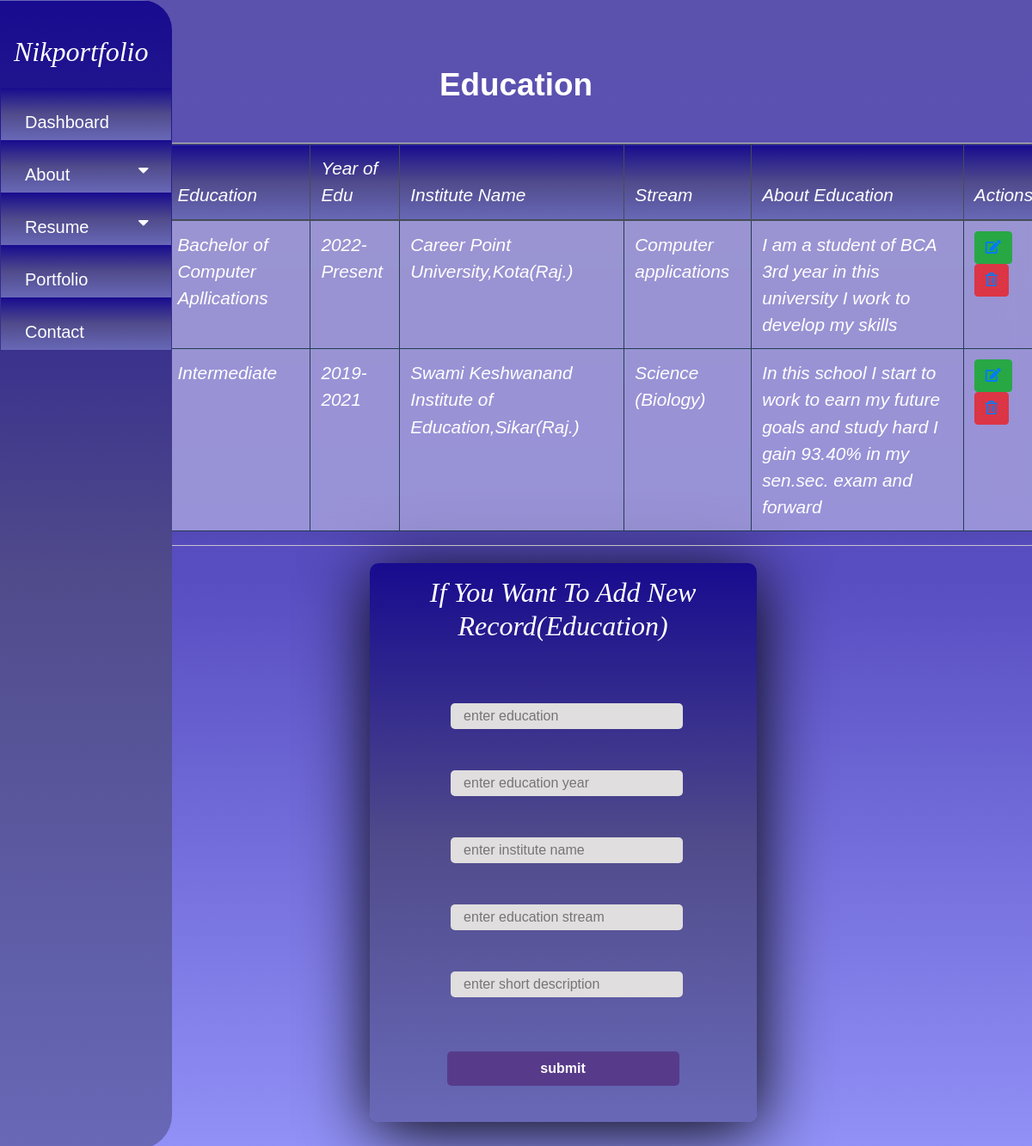
/admin/resume.php, run on the app's committed database.
### tables this page shows
CREATE TABLE `education` (
  `dname` varchar(155) NOT NULL,
  `year` varchar(13) NOT NULL,
  `instname` varchar(150) NOT NULL,
  `stream` varchar(25) NOT NULL,
  `shortds` varchar(115) NOT NULL
);

### admin/resume.php (the view, shortened to what this page needs)
<?php
include('config.php');
?>
<!DOCTYPE html>
<html>
<head>
  <link rel="stylesheet" href="https://stackpath.bootstrapcdn.com/bootstrap/4.5.2/css/bootstrap.min.css">
  <link rel="stylesheet" href="https://cdnjs.cloudflare.com/ajax/libs/font-awesome/5.15.4/css/all.min.css">
  <h1 style="text-align: center;">Education </h1>
</head>
<body>
  <div class="container">
    <div class="row">
      <div class="col-12">
        <div class="table-container">
          <table class="table table-bordered">
            <thead class="thead-dark">
              <tr>
                <th scope="col">SR.N.</th>
                <th scope="col">Education </th>
                <th scope="col">Year of Edu</th>
                <th scope="col">Institute Name</th>
                <th scope="col">Stream</th>
                <th scope="col">About Education</th>
                <th scope="col">Actions</th>
              </tr>
            </thead>
            <tbody>
              <?php
                $str = "SELECT * FROM education";
                $res = mysqli_query($conn, $str);
                $counter = 1;
                while ($r = mysqli_fetch_array($res)) {
                  $dname = $r['dname'];
                  $year = $r['year'];
                  $instname = $r['instname'];
                  $stream = $r['stream'];
                  $shortds = $r['shortds'];
?>
                  <tr>
                  <th scope='row'> <?php echo $counter ?> </th>
                  <td> <?php echo $dname ?> </td>
                  <td> <?php echo $year ?> </td>
                  <td> <?php echo $instname ?> </td>
                  <td> <?php echo $stream ?> </td>
                  <td> <?php echo $shortds ?> </td>
                  <td>
                  <button type='button' class='btn btn-success'><a href="?id=<?php echo $dname ?>" ><i class='fas fa-edit'></i> </a></button>
                  <button type='button' class='btn btn-danger'><a href="?idd=<?php echo $dname ?>"><i class='far fa-trash-alt'></i></a></button>
                  </td>
                  </tr>
<?php
                  $counter++;
                }
              ?>
               </tbody>
          </table>
        </div>
      </div>
    </div>
  </div>
  <div class="form-container">
<h2>If You Want To Add New Record(Education)</h2>
<form action="" method="post" onsubmit="return confirm(save now??)">
            <br>
            <br><input type="text" name="dname" placeholder='enter education' required>  <br>
        <br> <input type="text" name="year" placeholder='enter education year' required>  <br>
        <br> <input type="text" name="instname" placeholder='enter institute name' required>  <br>
        <br> <input type="text" name="stream" placeholder='enter education stream' required>  <br>
        <br> <input type="text" name="shortds" placeholder='enter short description ' required>  <br>
        <br> <input type="submit" name="submit" value="submit">  <br>
        </form>
</div>
</body>
</html>

### admin/resume.php (style rules this page uses)
body { margin: 30px; padding: 2px; display: center; justify-content: center; align-items: center; min-height: 100vh; font-family: 'Jost', sans-serif; background: linear-gradient(to bottom, #5b52ad, #584dc1, #9191f7); }
.form-container { width: 450px; height: 650px; background: red; overflow: hidden; background: linear-gradient(to bottom, #180b8f, #504b8b, #6868b7); border-radius: 10px; box-shadow: 2px 10px 80px #000; margin-left:35%; margin-top:20px; }
.form-container h2 { text-align:center; }
h1 { color: #fff; font-size: 2.3em; justify-content: center; display: flex; margin: 45px; font-weight: bold; cursor: pointer; transition: .5s ease-in-out; }
input[type='date'],input[type='text'] { width: 60%; height: 15px; background: #e0dede; justify-content: center; display: flex; padding: 15px; border: none; outline: none; border-radius: 5px; margin-left:21%; }
input[type='submit'] { width: 60%; height: 40px; margin: 10px auto; justify-content: center; display: flex; color: #fff; background: #573b8a; font-size: 1em; font-weight: bold; margin-top: 15px; outline: none; border: none; border-radius: 5px; transition: .2s ease-in; cursor: pointer; }
.table { width: 100%; height:90%; background: rgba(255, 255, 255, 0.39); border-radius: 16px; box-shadow: 0 4px 30px rgba(0, 0, 0, 0.1); backdrop-filter: blur(16.8px); -webkit-backdrop-filter: blur(16.8px); }
th, td { padding: 10px; color:white; font-size: 1.3em; margin: 3px; font-weight: 200; cursor: pointer; transition: .5s ease-in-out; font-family: 'Jost', sans-serif; font-style: italic; }
.table-bordered td { border: 1px solid #243c54; }
.table-bordered th { border: 1px solid #243c54; }
.table .thead-dark th { background: linear-gradient(to bottom, #180b8f, #504b8b, #6868b7); }
.table-container { margin-left:65px; margin-right:-120px; overflow-y: auto; border:1px solid #cfcccced; border-radius:20px; height:100%; width:100%; }

### data on the page
education: dname "Bachelor of Computer Apllications", year "2022-Present", instname "Career Point University,Kota(Raj.)", stream "Computer applications", shortds "I am a student of BCA 3rd year in this university I work to develop my skills"
education: dname "Intermediate", year "2019-2021", instname "Swami Keshwanand Institute of Education,Sikar(Raj.)", stream "Science (Biology)", shortds "In this school I start to work to earn my future goals and study hard I gain 93.40% in my sen.sec. exam and forward"
